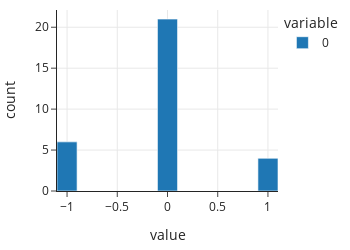

Write notebook code for a chart like this one.
### Markdown cell above
Let's start by comparing the two weight measurements made on the subset of donkeys to check on the consistency of the scale. We make a histogram of the difference between these two measurements for the 31 donkeys that were weighed twice:

### Code cell
donkeys = donkeys.assign(difference=donkeys["WeightAlt"] - donkeys["Weight"])

px.histogram(donkeys, x="difference", nbins=15,
    labels=dict(
        difference="differences of 2 weighings (kg)<br>on the same donkey"
    ),
    width=350, height=250,
)

### Figure 1 — Plotly figure (JSON) as saved in the notebook; plotly's stock layout.template omitted (floating-point values rounded to 4 significant figures; data arrays with more than 128 entries replaced by an {"elided": "..."} marker saying what was removed)
{"data": [{"alignmentgroup": "True", "bingroup": "x", "hovertemplate": "variable=0<br>value=%{x}<br>count=%{y}<extra></extra>", "legendgroup": "0", "marker": {"color": "#1F77B4", "pattern": {"shape": ""}}, "name": "0", "nbinsx": 15, "offsetgroup": "0", "orientation": "v", "showlegend": true, "type": "histogram", "x": {"elided": "542 int values"}, "xaxis": "x", "yaxis": "y"}], "layout": {"barmode": "relative", "height": 250, "legend": {"title": {"text": "variable"}, "tracegroupgap": 0}, "width": 350, "xaxis": {"anchor": "y", "domain": [0, 1], "title": {"text": "value"}}, "yaxis": {"anchor": "x", "domain": [0, 1], "title": {"text": "count"}}}}
